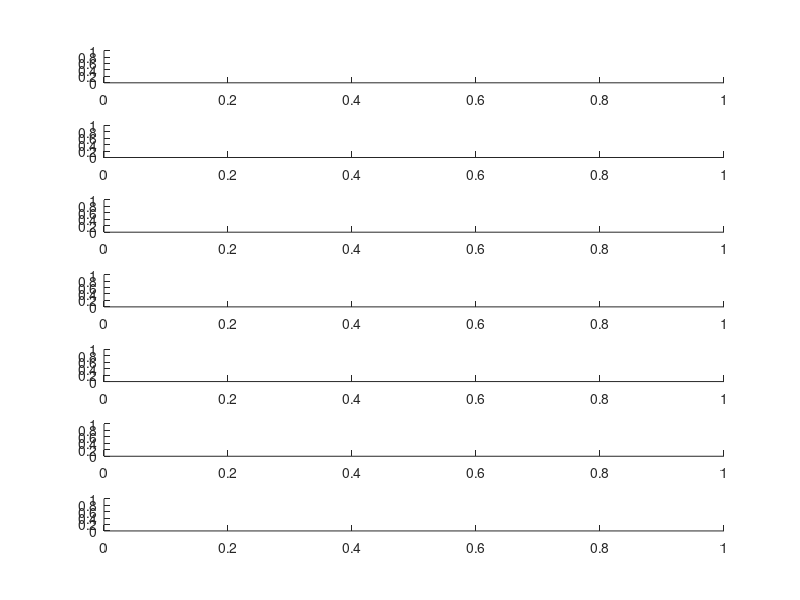

Reproduce this figure in MATLAB. (Note: this script raises an error after producing the figure.)
clear variables 
close all
cCol={'b','r','g','k','m'};
xWind=[-6 6];
% tWind=[-1 -0.5 0 0.5 1];
tWind=-1.2:0.4:1.2;

%Path to wave data
dataPath='.\..\simResults';

%Simulations to compare
% simList={'testMELHOS_BichromWave','testHOS_BichromWave'};
simList={'testMELHOS_BichromWave_O4','testHOS_BichromWave_O4'};

%Main loop
f=figure('Position',[1500,50,1200,600]);
for iSP=1:length(tWind)
    subplot(length(tWind),1,iSP)
    hold on
end
for iSim=[1:length(simList),1]

    %Load data
    simResFileName=[dataPath filesep simList{iSim} '_simNWT.mat'];
    temp=load(simResFileName);simRes=temp.simRes;
    
    %Find time and location of steepest wave
    switch simRes.nwtSpec.solver.type
        case 'melhos'
            [alphaMat,tMat]=meshgrid(simRes.alpha,simRes.t);
            dalpha=simRes.alpha(2)-simRes.alpha(1);
            slope=([simRes.z(:,2:end) simRes.z(:,1)]-[simRes.z(:,end) simRes.z(:,1:end-1)])./...
                (2*dalpha+[simRes.x(:,2:end) simRes.x(:,1)]-[simRes.x(:,end) simRes.x(:,1:end-1)]);
            [slmax,indslMax]=max(-slope(:));
            if iSim==1
                indtslMax=find(simRes.t==tMat(indslMax));
                indaslMax=find(simRes.alpha==alphaMat(indslMax));
                xslMax=simRes.alpha(indaslMax)+simRes.x(indtslMax,indaslMax);
                tslMax=simRes.t(indtslMax);
                xmin=xslMax+xWind(1);
                xmax=xslMax+xWind(2);
                k1=simRes.nwtSpec.init.waveComp{1}.nk0*2*pi/simRes.nwtSpec.sim.Lx; 
                k2=simRes.nwtSpec.init.waveComp{2}.nk0*2*pi/simRes.nwtSpec.sim.Lx; 
                km=(k1+k2)/2;
                sig1=sqrt(9.81*k1);
                sig2=sqrt(9.81*k2);
                sigm=(sig1+sig2)/2;
                Tm=2*pi/sigm;
                Lx=simRes.nwtSpec.sim.Lx;
            end
            for iSP=1:length(tWind)
                subplot(length(tWind),1,iSP)
                [~,indt]=min(abs(simRes.t-(tslMax+tWind(iSP))));
%                 plot(simRes.alpha+simRes.x(indt,:),simRes.z(indt,:),cCol{iSim})
                plot((simRes.alpha+simRes.x(indt,:))*km,simRes.z(indt,:)*km,[cCol{iSim} '-o'],'Markersize',1,'MarkerFaceColor',cCol{iSim})
            end
            
        case 'hos'
            [xMat,tMat]=meshgrid(simRes.x,simRes.t);
            dx=simRes.x(2)-simRes.x(1);
            slope=([simRes.eta(:,2:end) simRes.eta(:,1)]-[simRes.eta(:,end) simRes.eta(:,1:end-1)])./(2*dx);
            [slmax,indslMax]=max(-slope(:));
            if iSim==1
                indtslMax=find(simRes.t==tMat(indslMax));
                indxslMax=find(simRes.x==xMat(indslMax));
                xslMax=simRes.x(indxslMax);
                tslMax=simRes.t(indtslMax);
                xmin=xslMax+xWind(1);
                xmax=xslMax+xWind(2);
            end
            for iSP=1:length(tWind)
                subplot(length(tWind),1,iSP)
                [~,indt]=min(abs(simRes.t-(tslMax+tWind(iSP))));
                plot(simRes.x*km,simRes.eta(indt,:)*km,cCol{iSim},'linewidth',1)
            end
    end
    
end

%Finalize plot
for iSP=1:length(tWind)
    subplot(length(tWind),1,iSP)
    grid on
    axis equal
    title(['$t/T_m=' num2str((tslMax+tWind(iSP))/Tm,'%6.2f') '$' ],'interpreter','latex')
    ylabel('$k_m \hspace{0.05cm} z$','interpreter','latex')
    if iSP==1
        legend('MELHOS','HOS','Location','NorthWest')       
    end
    if iSP==length(tWind)
        xlabel('$k_m \hspace{0.05cm} x$','interpreter','latex');
    else
        set(gca,'XTickLabel','');
    end
    set(gca,'FontSize',9)
    set(gca,'XLim',[km*xmin km*xmax])
    ylim([-0.3 0.5])
end
saveas(f,'.\..\rapPlots\CompHOSMELHOS_O3','png')
set(gcf,'renderer','painters')
print(f,'.\..\..\..\Paper\ComputationalPhysics\melhos\CompHOSMELHOS_O3','-depsc')
